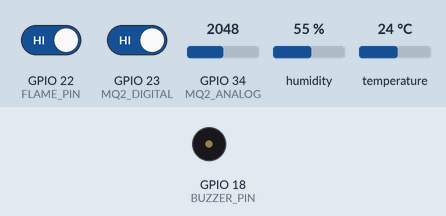
Recording of a sketch running on a simulated ESP32. Parts: buzzer (waves = sounding, pin HIGH). The inputs (shaded band) are chosen by the test bench; at power-on: GPIO 22 (FLAME_PIN) HIGH, GPIO 23 (MQ2_DIGITAL) HIGH, GPIO 34 (MQ2_ANALOG) = 2048, humidity 55 %, temperature 24 °C. WiFi joins after 1.5 s; servers stay silent unless stated; uploads are accepted with an empty reply; what the sketch prints to the serial monitor is not drawn.

Above: at 0.1 s.
At 2.7 s:
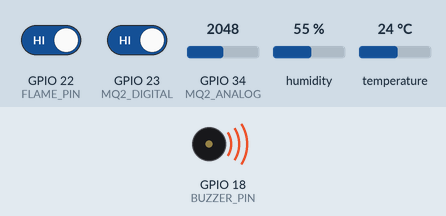
2.8 s: GPIO 22 (FLAME_PIN) driven LOW
7.5 s: GPIO 23 (MQ2_DIGITAL) driven LOW
Timing chart, 0 to 10.5 s (numbered marks = the images above; inputs shaded):
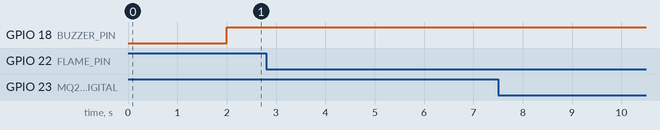

Measured:
- after the input at 2.8 s, every drawn part: stays the same
- after the input at 7.5 s, every drawn part: stays the same

The sketch:

sensor.ino
```cpp
#include <WiFi.h>
#include <HTTPClient.h>
#include <DHT.h>

// -------- WiFi --------
const char* WIFI_SSID     = "Addy";
const char* WIFI_PASSWORD = "adityama";

// -------- Backend --------
// const char* SERVER_URL = "http://192.168.0.121:3000/data";
const char* SERVER_URL = "https://fire-1-l13l.onrender.com/data";
const char* DEVICE_ID  = "ESP32-01";

// -------- Sensors --------
#define DHTPIN      4
#define DHTTYPE     DHT22
#define FLAME_PIN   22
#define MQ2_DIGITAL 23
#define MQ2_ANALOG  34
#define BUZZER_PIN  18    // was 19 — GPIO19 is USB D-, held LOW by USB hardware

DHT dht(DHTPIN, DHTTYPE);

unsigned long lastSend    = 0;
const unsigned long INTERVAL = 2000;   // ms between sends

void setup() {
  Serial.begin(115200);
  Serial.println("\n🚀 Starting...");

  dht.begin();
  pinMode(FLAME_PIN, INPUT);
  pinMode(MQ2_DIGITAL, INPUT);
  pinMode(BUZZER_PIN, OUTPUT);
  digitalWrite(BUZZER_PIN, LOW);

  // Connect WiFi
  Serial.print("📶 Connecting to WiFi");
  WiFi.begin(WIFI_SSID, WIFI_PASSWORD);
  while (WiFi.status() != WL_CONNECTED) {
    delay(500);
    Serial.print(".");
  }
  Serial.println("\n✅ WiFi connected: " + WiFi.localIP().toString());
}

void loop() {
  if (millis() - lastSend < INTERVAL) return;
  lastSend = millis();

  // -------- Read sensors --------
  float temperature = dht.readTemperature();
  float humidity    = dht.readHumidity();

  if (isnan(temperature) || isnan(humidity)) {
    Serial.println("❌ DHT22 read failed — skipping");
    return;
  }

  int flameState = digitalRead(FLAME_PIN);
  int gasDigital = digitalRead(MQ2_DIGITAL);
  int gasAnalog  = analogRead(MQ2_ANALOG);

  // -------- Buzzer Logic --------
  if (flameState == LOW || gasAnalog > 1200) {
    digitalWrite(BUZZER_PIN, HIGH);
  } else {
    digitalWrite(BUZZER_PIN, LOW);
  }

  Serial.println("\n-----------------------------");
  Serial.print("🌡️ Temp : "); Serial.print(temperature); Serial.println(" °C");
  Serial.print("💧 Hum  : "); Serial.print(humidity);    Serial.println(" %");
  Serial.println(flameState == LOW ? "🔥 Flame: YES" : "🟢 Flame: No");
  Serial.println(gasDigital == LOW ? "⚠️ Gas  : YES" : "🟢 Gas  : No");
  Serial.print("💨 Gas Analog: "); Serial.println(gasAnalog);

  // -------- Build JSON --------
  String json = "{";
  json += "\"device\":\""     + String(DEVICE_ID)                  + "\",";
  json += "\"temperature\":"  + String(temperature)                + ",";
  json += "\"humidity\":"     + String(humidity)                   + ",";
  json += "\"flame\":"        + String(flameState == LOW ? 1 : 0) + ",";
  json += "\"gasDigital\":"   + String(gasDigital == LOW ? 1 : 0) + ",";
  json += "\"gasAnalog\":"    + String(gasAnalog);
  json += "}";

  // -------- HTTP POST --------
  if (WiFi.status() == WL_CONNECTED) {
    HTTPClient http;
    http.begin(SERVER_URL);
    http.addHeader("Content-Type", "application/json");

    int code = http.POST(json);

    if (code == 200) {
      Serial.println("📤 Sent OK (200)");
    } else {
      Serial.print("❌ POST failed, code: ");
      Serial.println(code);
    }

    http.end();
  } else {
    Serial.println("⚠️ WiFi disconnected — skipping send");
  }
}
```
